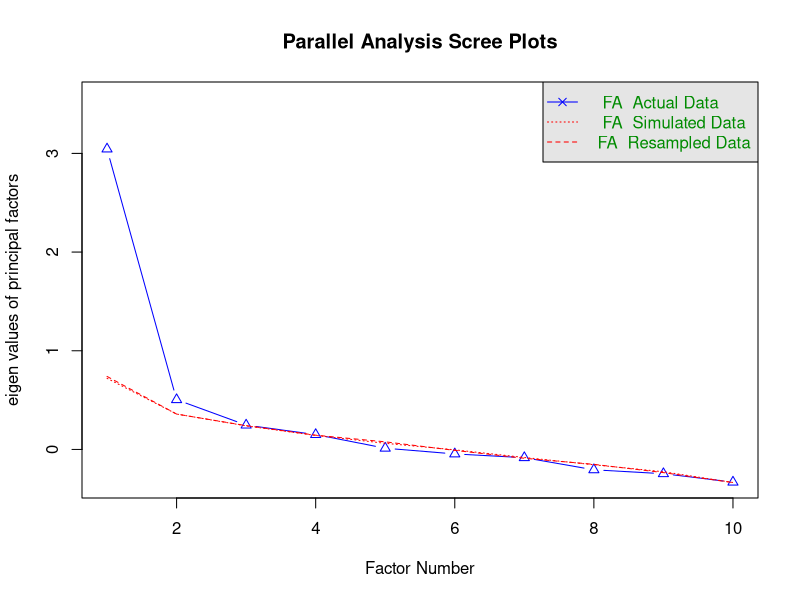
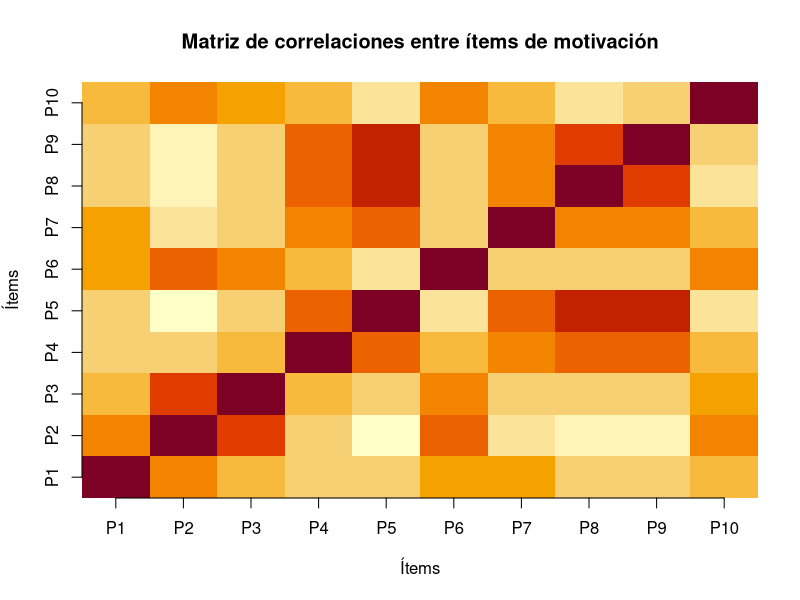
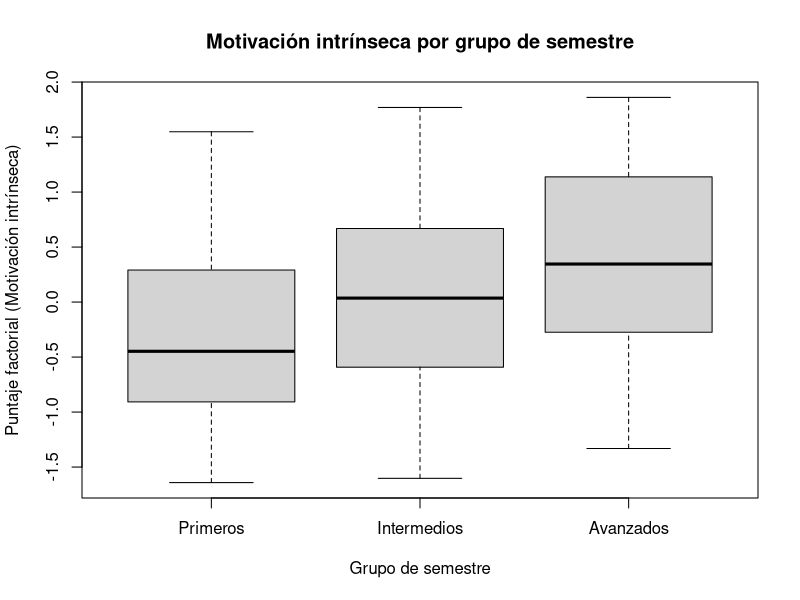
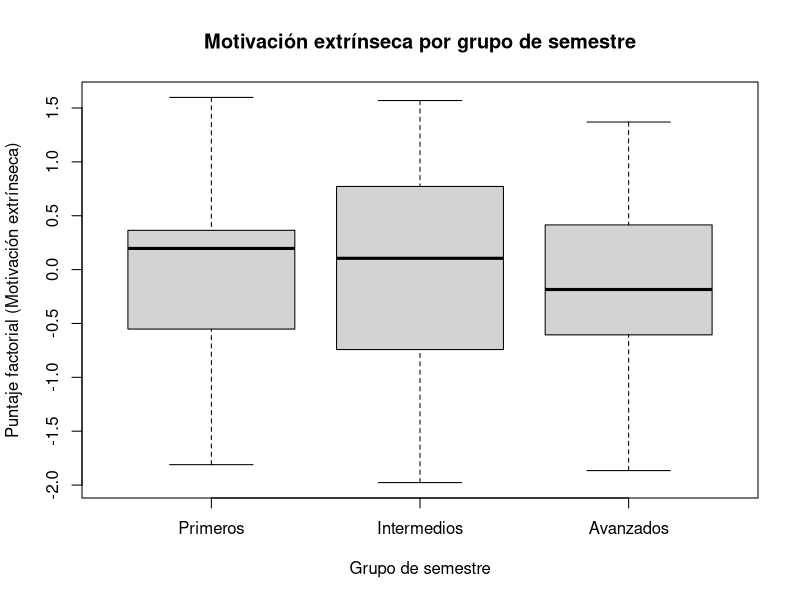
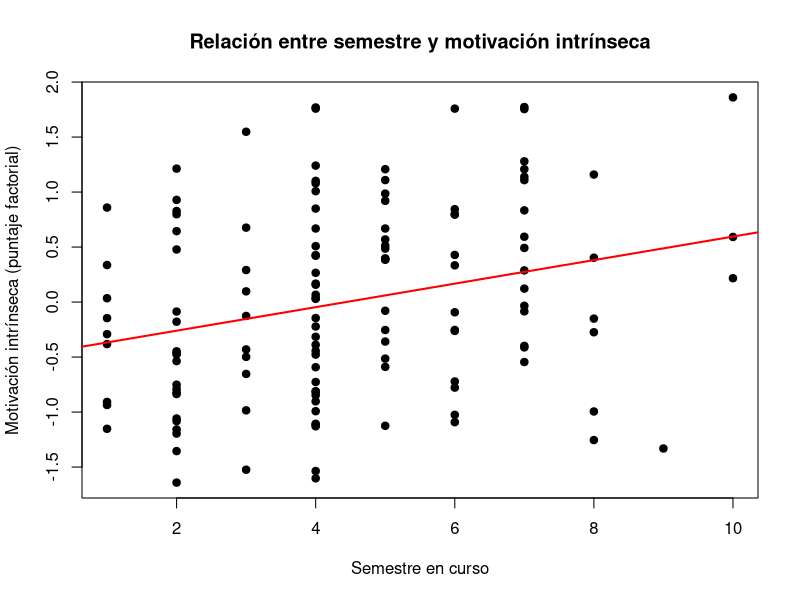
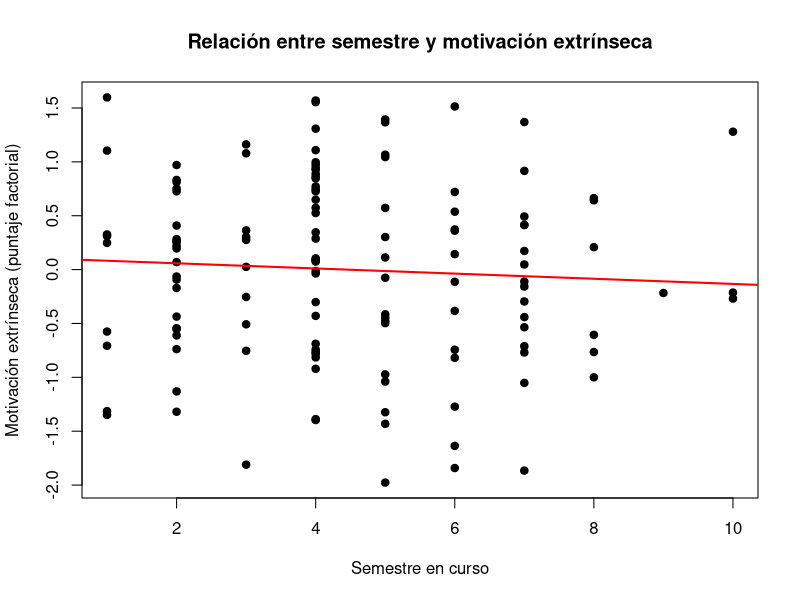
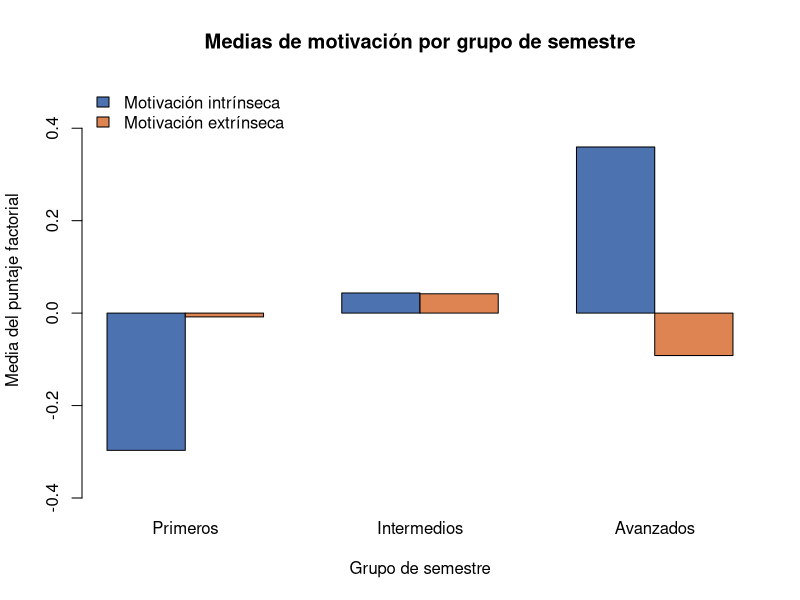

These figures' R source, in order:
###############################################
# AFE Motivación académica - EAFIT
# Curso: Análisis de Datos 2
###############################################

########## 0. PAQUETES ##########

# install.packages("psych")
# install.packages("readr")

library(psych)
library(readr)

########## 1. IMPORTACIÓN Y PREPARACIÓN DE DATOS ##########

# El working directory se definió desde RStudio (Session > Set WD).
# El archivo CSV contiene:
# - Columna 'Semestre' en formato numérico
# - Columnas P1 a P10 codificadas en escala Likert de 1 a 5

datos <- read_delim("Resultados_Encuestas_AFE_Limpios.csv", delim = ";")

# Revisión general de la estructura de la base
str(datos)
summary(datos)

# Defino el objeto con los 10 ítems de motivación para el AFE
items <- datos[, c("P1","P2","P3","P4","P5","P6","P7","P8","P9","P10")]
str(items)

########## 2. ADECUACIÓN PARA AFE (KMO Y BARTLETT) ##########

# Calculo la medida de adecuación muestral KMO
KMO(items)

# Aplico la prueba de esfericidad de Bartlett sobre la matriz de correlaciones
cortest.bartlett(cor(items), n = nrow(items))

########## 3. ANÁLISIS PARALELO (DECISIÓN DEL NÚMERO DE FACTORES) ##########

# Utilizo el análisis paralelo para decidir el número óptimo de factores
fa.parallel(items, fm = "minres", fa = "fa")
# El análisis paralelo sugiere extraer 2 factores

########## 4. ANÁLISIS FACTORIAL EXPLORATORIO (AFE) ##########

# Ajusto el modelo de AFE con:
# - nfactors = 2 (según el análisis paralelo)
# - método de mínimos residuales (minres)
# - rotación Varimax (ortogonal)

resultado_afe <- fa(items,
                    nfactors = 2,
                    fm       = "minres",
                    rotate   = "varimax")

# Muestro las cargas factoriales ordenadas
# cutoff = 0.30 para simplificar la visualización
print(resultado_afe, cutoff = 0.30, sort = TRUE)

# Interpretación de factores según cargas:
# MR1: P8, P5, P9, P4  -> Motivación intrínseca / compromiso personal
# MR2: P2, P3, P6      -> Motivación extrínseca / motivos externos

########## 5. PUNTAJES FACTORIALES Y NOMBRADO DE FACTORES ##########

# Extraigo los puntajes factoriales de cada estudiante
puntajes <- as.data.frame(resultado_afe$scores)

# Renombro los factores para facilitar la interpretación
# MR1 -> Motivacion_intrinseca
# MR2 -> Motivacion_extrinseca
colnames(puntajes)[1:2] <- c("Motivacion_intrinseca",
                             "Motivacion_extrinseca")

# Incorporo el semestre original a la tabla de puntajes
puntajes$Semestre <- datos$Semestre

# Revisión de la estructura final de la tabla de puntajes
str(puntajes)
head(puntajes)

########## 6. CORRELACIONES ENTRE SEMESTRE Y FACTORES ##########

# Correlación entre semestre y motivación intrínseca
cor.test(puntajes$Semestre, puntajes$Motivacion_intrinseca)

# Correlación entre semestre y motivación extrínseca
cor.test(puntajes$Semestre, puntajes$Motivacion_extrinseca)

########## 7. ANÁLISIS POR GRUPOS DE SEMESTRE (ANOVA) ##########

# Defino grupos de semestre:
# 1–3: Primeros, 4–6: Intermedios, 7–10: Avanzados
puntajes$Grupo <- cut(puntajes$Semestre,
                      breaks = c(0, 3, 6, 10),
                      labels = c("Primeros", "Intermedios", "Avanzados"))

# Reviso el tamaño de cada grupo
table(puntajes$Grupo)

# ANOVA para motivación intrínseca por grupos de semestre
anova_MI <- aov(Motivacion_intrinseca ~ Grupo, data = puntajes)
summary(anova_MI)

# ANOVA para motivación extrínseca por grupos de semestre
anova_ME <- aov(Motivacion_extrinseca ~ Grupo, data = puntajes)
summary(anova_ME)

# Calculo los promedios de cada factor por grupo de semestre
medias_grupo <- aggregate(puntajes[, c("Motivacion_intrinseca","Motivacion_extrinseca")],
                          by = list(Grupo = puntajes$Grupo),
                          FUN = mean)
medias_grupo

########## 8. GRÁFICAS PARA EL INFORME ##########

## 8.1 Mapa simple de correlaciones entre ítems (antes del AFE)

mat_cor <- cor(items)

# Mapa básico de la matriz de correlaciones
image(1:10, 1:10, mat_cor,
      main = "Matriz de correlaciones entre ítems de motivación",
      xlab = "Ítems", ylab = "Ítems",
      axes = FALSE)
axis(1, at = 1:10, labels = colnames(items))
axis(2, at = 1:10, labels = colnames(items))

## 8.2 Boxplots de factores por grupo de semestre

# Boxplot de motivación intrínseca por grupo de semestre
boxplot(Motivacion_intrinseca ~ Grupo, data = puntajes,
        main = "Motivación intrínseca por grupo de semestre",
        xlab = "Grupo de semestre",
        ylab = "Puntaje factorial (Motivación intrínseca)")

# Boxplot de motivación extrínseca por grupo de semestre
boxplot(Motivacion_extrinseca ~ Grupo, data = puntajes,
        main = "Motivación extrínseca por grupo de semestre",
        xlab = "Grupo de semestre",
        ylab = "Puntaje factorial (Motivación extrínseca)")

## 8.3 Dispersión de factores frente a semestre

# Dispersión de semestre frente a motivación intrínseca con recta de regresión
plot(puntajes$Semestre, puntajes$Motivacion_intrinseca,
     main = "Relación entre semestre y motivación intrínseca",
     xlab = "Semestre en curso",
     ylab = "Motivación intrínseca (puntaje factorial)",
     pch = 19)
abline(lm(Motivacion_intrinseca ~ Semestre, data = puntajes),
       col = "red", lwd = 2)

# Dispersión de semestre frente a motivación extrínseca con recta de regresión
plot(puntajes$Semestre, puntajes$Motivacion_extrinseca,
     main = "Relación entre semestre y motivación extrínseca",
     xlab = "Semestre en curso",
     ylab = "Motivación extrínseca (puntaje factorial)",
     pch = 19)
abline(lm(Motivacion_extrinseca ~ Semestre, data = puntajes),
       col = "red", lwd = 2)

## 8.4 Barplot de medias de factores por grupo de semestre

# Convierto las medias a matriz para el gráfico
mat_medias <- t(as.matrix(medias_grupo[, c("Motivacion_intrinseca",
                                           "Motivacion_extrinseca")]))
colnames(mat_medias) <- medias_grupo$Grupo

barplot(mat_medias,
        beside = TRUE,
        col = c("#4C72B0", "#DD8452"),   # Azul y naranja suave
        main = "Medias de motivación por grupo de semestre",
        xlab = "Grupo de semestre",
        ylab = "Media del puntaje factorial",
        ylim = c(-0.4, 0.5))
legend("topleft",
       legend = c("Motivación intrínseca", "Motivación extrínseca"),
       fill = c("#4C72B0", "#DD8452"),
       bty = "n")









